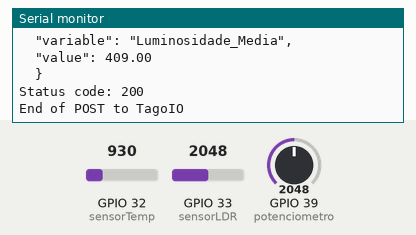
Simulated run of this sketch. Board: ESP32. On the bench: the last lines printed to the serial monitor. Inputs (shaded band) come from the test bench; at power-on: GPIO 33 (sensorLDR) = 2048, GPIO 32 (sensorTemp) = 930, GPIO 39 (potenciometro) = 2048. WiFi joins after 1.5 s; servers stay silent unless stated; uploads are accepted with an empty reply.

Above: at 3.2 s.
3.3 s: GPIO 33 (sensorLDR) set to 2866
At 7.39 s:
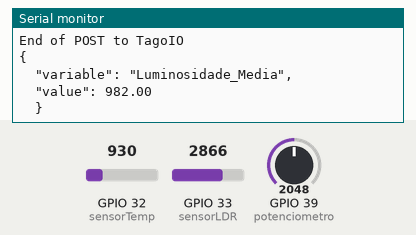
9.1 s: GPIO 33 (sensorLDR) set to 3603
At 12.59 s:
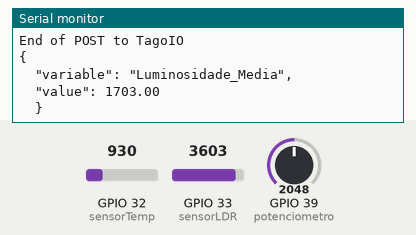
Timing chart, 0 to 14.1 s (numbered marks = the images above; inputs shaded):
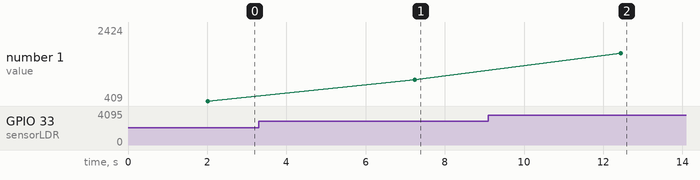

Measured:
- after the input at 3.3 s, the serial monitor: prints a new line after 3.9 s (image 1)
- after the input at 9.1 s, the serial monitor: prints a new line after 3.3 s (image 2)
- plotted number 1: 409 → 982 after the input at 3.3 s, 982 → 2424 after the input at 9.1 s

The sketch:

Checkpoint_2_DHT11.ino
```cpp
#include "Arduino.h"
#include "WiFi.h"
#include "HTTPClient.h"

char ssid[] = "SSID do WIFI";
char pass[] = "Senha do WIFI";

char serverAddress[] = "https://api.tago.io/data";
char contentHeader[] = "application/json";
char tokenHeader[]   = "TOKEN da TAGO"; //Token do Dispositivo

HTTPClient client;

int potenciometro = A3; // define o pino do potenciometro (simulando um sensor de umidade)
int sensorTemp = A4; // define o pino do sensor de temperatura
const int sensorLDR = A5; // define o pino do sensor de luz

int luminosidade; // variável para armazenar a luminosidade lida do sensor

//variáveis para conversão de volts (resultado do sensor de temperatura) em temperatura
int tempRaw= 0;
double tempVolt = 0;

int temp; // variável para armazenar a temperatura lida do sensor

int umidade; // variável para armazenar a umidade calculada a partir do potenciometro

// variáveis para armazenar leituras de temperatura em array
const int array_temp = 5;
float valor_temp[array_temp];
int index_temp = 0;

// variáveis para armazenar leituras de umidade em array
const int array_umid = 5;
float valor_umid[array_umid];
int index_umid = 0;

// variáveis para armazenar leituras de luminosidade em array
const int array_luz = 5;
float valor_luz[array_luz];
int index_luz = 0;


void init_wifi() {
  Serial.println("Conectando WiFi");
  WiFi.begin(ssid, pass);
  while (WiFi.status() != WL_CONNECTED) {
    Serial.print(".");
    delay(1000);
  }
  Serial.println("Conectado");
  Serial.print("Meu IP é: ");
  Serial.println(WiFi.localIP());
}


void setup() {
  Serial.begin(9600);
  init_wifi();

  pinMode(sensorLDR, INPUT); // define o pino do LDR como entrada
  pinMode(sensorTemp, INPUT); // define o pino do sensor de temperatura como entrada
  pinMode(potenciometro, INPUT); // define o pino do potenciometro como entrada

}

void loop() {
  lerTemp();
  lerUmi();
  lerLumi();

  char anyData[30];
  char postData[300];
  char anyData1[30];
  char bAny[30];
  int statusCode = 0;

  strcpy(postData, "{\n\t\"variable\": \"Temperatura_Media\",\n\t\"value\": ");
  dtostrf(temp, 6, 2, anyData);
  strncat(postData, anyData, 100);
  strcpy(anyData1, ",\n\t\"unit\": \"C\"");
  strncat (postData, anyData1, 100);
  strcpy(postData, "{\n\t\"variable\": \"Umidade_Media\",\n\t\"value\": ");
  dtostrf(umidade, 6, 2, anyData);
  strncat(postData, anyData, 100);
  strcpy(anyData1, ",\n\t\"unit\": \"%\"");
  strncat (postData, anyData1, 100);
  strcpy(postData, "{\n\t\"variable\": \"Luminosidade_Media\",\n\t\"value\": ");
  dtostrf(luminosidade, 6, 2, anyData);
  strncat(postData, anyData, 100);
  strcpy(anyData1, "\n\t}\n");
  strncat (postData, anyData1, 100);
  Serial.println(postData);

  client.begin(serverAddress);
  client.addHeader("Content-Type", contentHeader);
  client.addHeader("Device-Token", tokenHeader);
  statusCode = client.POST(postData);

  Serial.print("Status code: ");
  Serial.println(statusCode);
  Serial.println("End of POST to TagoIO");
  Serial.println();
  delay(5000);
}

void lerTemp(){
  // faz a leitura da temperatura e converte para graus Celsius
  tempRaw = analogRead(sensorTemp);
  tempVolt = (tempRaw / 1023.0) * 5000; // 5000 para resultado em millivots.
  int temp_atual = (tempVolt-500) * 0.1;

  // armazena as leituras de temperatura em array, substituindo o valor mais antigo a cada nova leitura
  valor_temp[index_temp] = temp_atual;
  index_temp++;
  if (index_temp >= array_temp) {
    index_temp = 0;
  }

  // calcula a temperatura média das últimas 5 leituras (armazenadas em array)
  int soma_temp = 0;
  for (int i = 0; i < array_temp; i++) {
    soma_temp += valor_temp[i];
  }
  temp = soma_temp / array_temp;
}

void lerUmi(){
  // faz a leitura da umidade e converte para porcentagem
  int umidadeValue = analogRead(potenciometro);
  int umid_atual = umidadeValue / 10.23;

  // armazena as leituras de umidade em array, substituindo o valor mais antigo a cada nova leitura
  valor_umid[index_umid] = umid_atual;
  index_umid++;
  if (index_umid >= array_umid) {
    index_umid = 0;
  }

  // calcula a umidade média das últimas 5 leituras (armazenadas em array)
  int soma_umid = 0;
  for (int i = 0; i < array_umid; i++) {
    soma_umid += valor_umid[i];
  }
  umidade = soma_umid / array_umid;
}

void lerLumi(){
  // verifica a luminosidade
  int luz_atual = analogRead(sensorLDR);

  // armazena as leituras de luminosidade em array, substituindo o valor mais antigo a cada nova leitura
  valor_luz[index_luz] = luz_atual;
  index_luz++;
  if (index_luz >= array_luz) {
    index_luz = 0;
  }

  // calcula a luminosidade média das últimas 5 leituras (armazenadas em array)
  int soma_luz = 0;
  for (int i = 0; i < array_luz; i++) {
    soma_luz += valor_luz[i];
  }
  luminosidade = soma_luz / array_luz;
}
```
